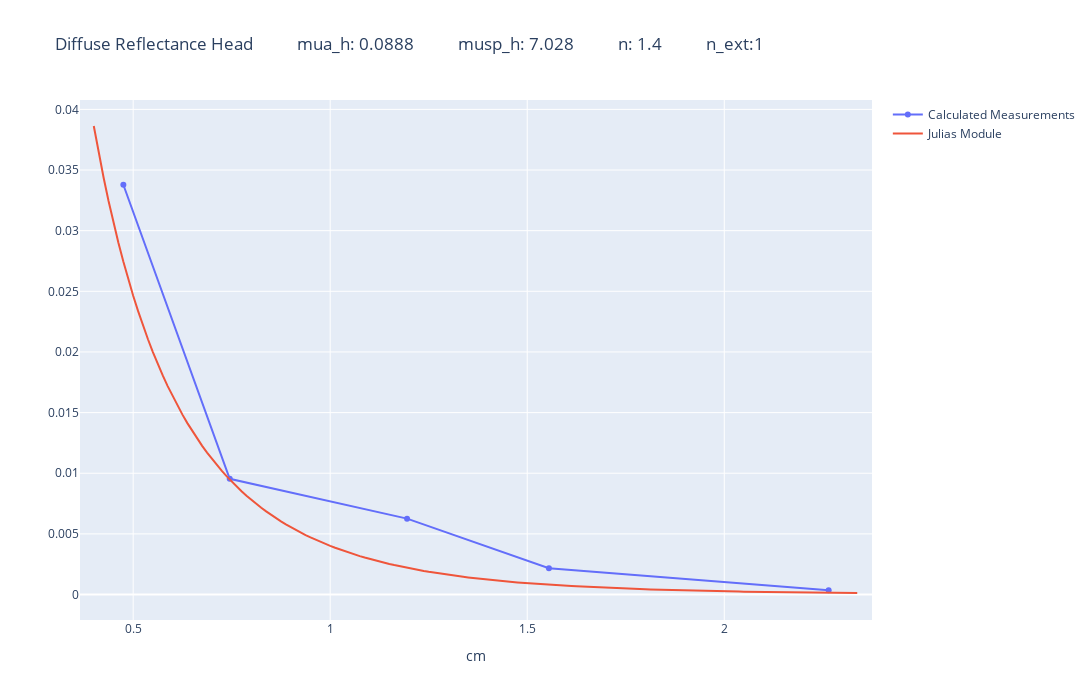

Source (notebook cell):
### Code cell
reflectance_h = go.Figure()
rho = np.arange(0.4,2.35,0.0125)

mua_h = 0.0888;  musp_h = 7.028; n= 1.4; n_ext = 1;


result_h = model_ss(rho, mua_h, musp_h, n, n_ext)
result_h = np.abs(result_h)

reflectance_h.add_trace(go.Scatter(x = distance_, y = diff_r_measurements_h, name = 'Calculated Measurements',showlegend=True))
reflectance_h.add_trace(go.Scatter(x = rho, y = (result_h/(2*np.pi)), name = 'Julias Module',showlegend=True))

#reflectance_h.update_yaxes(type="log")

reflectance_h.update_layout(autosize=False,width=1400,height=700,title = "Diffuse Reflectance Head           mua_h: "+str(mua_h)+"           musp_h: "+str(musp_h)+"           n: "+str(n)+"           n_ext:"+str(n_ext) , yaxis_title= '', xaxis_title = 'cm')

### Figure 1 — Plotly figure (JSON) as saved in the notebook; plotly's stock layout.template omitted (floating-point values rounded to 4 significant figures; data arrays with more than 128 entries replaced by an {"elided": "..."} marker saying what was removed)
{"data": [{"name": "Calculated Measurements", "showlegend": true, "type": "scatter", "x": [0.475, 0.745, 1.195, 1.555, 2.265], "y": [0.03379, 0.009544, 0.006258, 0.00217, 0.0003531]}, {"name": "Julias Module", "showlegend": true, "type": "scatter", "x": {"elided": "156 float values"}, "y": {"elided": "156 float values"}}], "layout": {"autosize": false, "height": 700, "title": {"text": "Diffuse Reflectance Head           mua_h: 0.0888           musp_h: 7.028           n: 1.4           n_ext:1"}, "width": 1400, "xaxis": {"autorange": true, "range": [0.3679, 2.372], "title": {"text": "cm"}, "type": "linear"}, "yaxis": {"autorange": true, "range": [-0.0021, 0.04077], "title": {"text": ""}, "type": "linear"}}}
